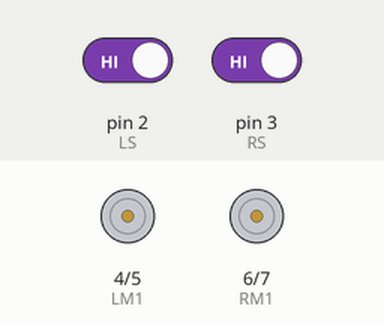
Recording of a sketch running on a simulated Arduino Uno, built with avr-gcc and run on an emulated ATmega328P. On the bench: motor-driver pin pairs drawn as motors (green arrow = first pin HIGH = forward, orange = second pin HIGH = backward, longer = more drive, scaled by the enable pin). Inputs (shaded band) come from the test bench; at power-on: pin 2 (LS) HIGH, pin 3 (RS) HIGH.

Above: at 1.2 s.
1.3 s: pin 2 (LS) driven LOW
At 2.4 s:
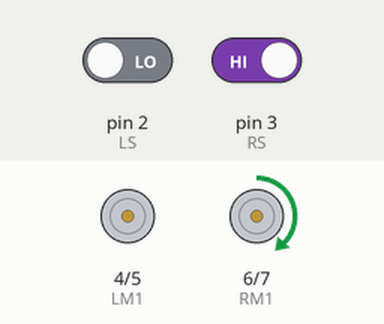
2.8 s: pin 3 (RS) driven LOW
At 3.5 s:
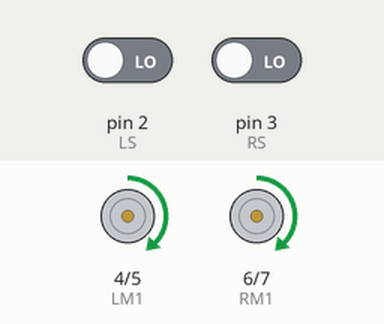
4.3 s: pin 2 (LS) driven HIGH
At 4.7 s:
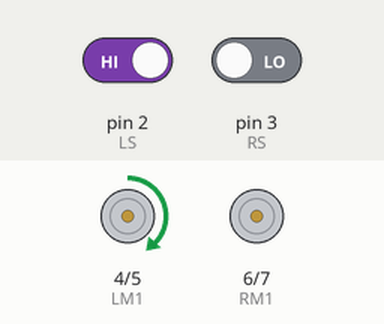
5.8 s: pin 3 (RS) driven HIGH
At 7.0 s:
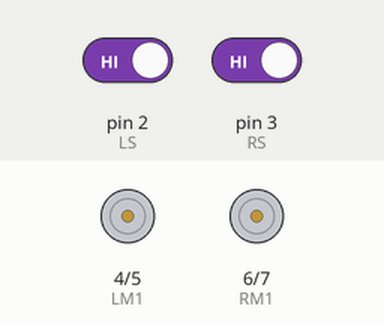
7.3 s: pin 2 (LS) driven LOW
At 8.2 s:
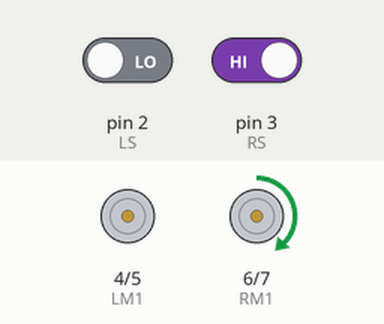
Timing chart, 0 to 9.8 s (numbered marks = the images above; inputs shaded):
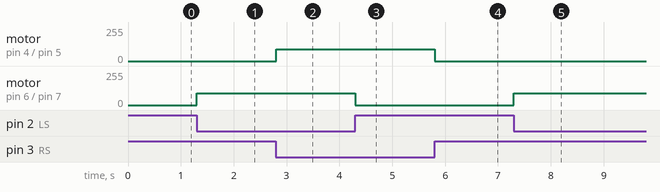

The sketch:

robot01.ino
```cpp
/*-------definning Inputs------*/
int LS = 2;     // เซ็นเซอร์ซ้าย
int RS  = 3;      // เซ็นเซอร์ขวา

/*-------definning Outputs------*/
int LM1 = 4;      // มอเตอร์ซ้าย
int LM2 =  5;       // มอเตอร์ซ้าย
int RM1 =  6;       // มอเตอร์ขวา
int RM2 =  7;       // มอเตอร์ขวา

/*-------PWM ควบคุมความเร็วมอเตอร์-----*/
int PWM1 = 10;    // มอเตอร์ซ้าย
int PWM2 = 11;    // มอเตอร์ขวา
int SPEED = 90;  // ความเร็วมอเตอร์ สามารถปรับความเร็วได้ถึง 255

void setup()
{
  pinMode(LS, INPUT);
  pinMode(RS, INPUT);
  pinMode(LM1, OUTPUT);
  pinMode(LM2, OUTPUT);
  pinMode(RM1, OUTPUT);
  pinMode(RM2, OUTPUT);
  pinMode(PWM1, OUTPUT);
  pinMode(PWM2, OUTPUT);
}

void loop()
{

  if (!(digitalRead(LS)) && !(digitalRead(RS)))    // เดินหน้า
  {
    analogWrite(PWM1, SPEED);
    digitalWrite(LM1, HIGH);
    digitalWrite(LM2, LOW);
    analogWrite(PWM2, SPEED);
    digitalWrite(RM1, HIGH);
    digitalWrite(RM2, LOW);
  }


  if (!(digitalRead(LS)) && digitalRead(RS))    // เลี้ยวขวา
  {
    digitalWrite(LM1, LOW);
    digitalWrite(LM2, LOW);
    analogWrite(PWM2, SPEED);
    digitalWrite(RM1, HIGH);
    digitalWrite(RM2, LOW);
  }

  if (digitalRead(LS) && !(digitalRead(RS)))    // เลี้ยวซ้าย
  {
    analogWrite(PWM1, SPEED);
    digitalWrite(LM1, HIGH);
    digitalWrite(LM2, LOW);
    digitalWrite(RM1, LOW);
    digitalWrite(RM2, LOW);
  }

 if (digitalRead(LS) && digitalRead(RS))    // หยุด
  {
    digitalWrite(LM1, LOW);
    digitalWrite(LM2, LOW);
    digitalWrite(RM1, LOW);
    digitalWrite(RM2, LOW);
  }

}
```

Measured:
- after the input at 1.3 s, motor on pin 6 (RM1) / pin 7 (RM2): stopped → forward 90/255 at once
- after the input at 2.8 s, motor on pin 4 (LM1) / pin 5 (LM2): stopped → forward 90/255 at once
- after the input at 4.3 s, motor on pin 6 (RM1) / pin 7 (RM2): forward 90/255 → stopped at once
- after the input at 5.8 s, motor on pin 4 (LM1) / pin 5 (LM2): forward 90/255 → stopped at once
- after the input at 7.3 s, motor on pin 6 (RM1) / pin 7 (RM2): stopped → forward 90/255 at once
